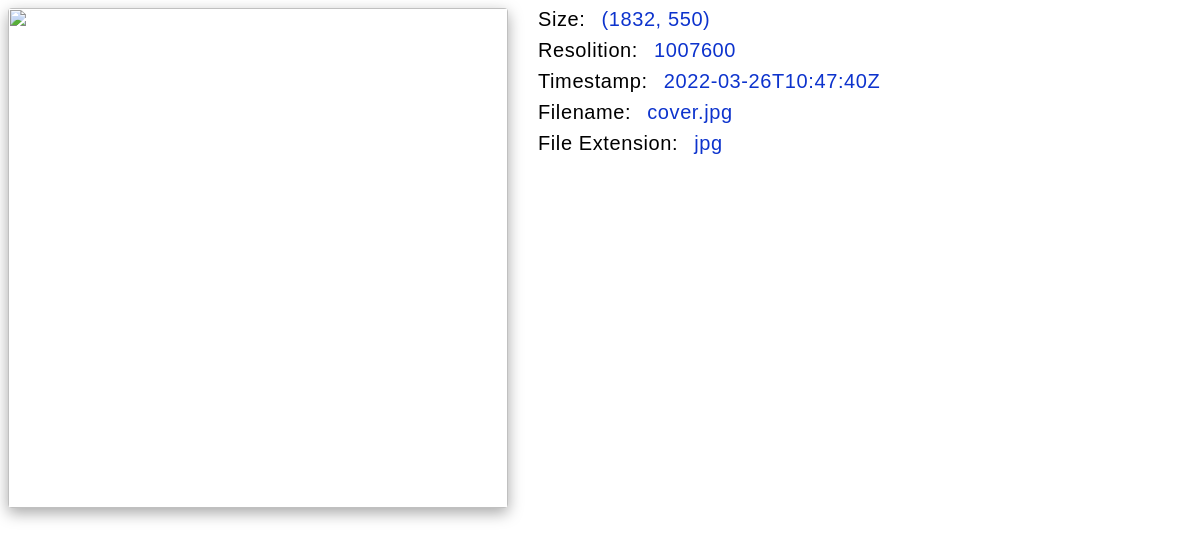
The app's page /q3dq7bzp3dqt3laflafj with its own data.
### myapp/models.py (models this page shows, shortened)
class Image_Model(models.Model):
    size            = models.CharField(max_length=50,default="")
    resolution      = models.CharField(max_length=100,default="")
    timestamp       = models.CharField(max_length=100,default="")
    filename        = models.CharField(max_length=100,default="")
    file_extension  = models.CharField(max_length=100,default="")
    image_id        = models.CharField(max_length=100,default="")

### myapp/views.py (the view)
# urls.py: path('<image_id>',show_data),
def show_data(request,image_id):
    model_obj = Image_Model.objects.get(image_id=image_id)
    link= f'http://res.cloudinary.com/dsnwtu0ir/image/upload/v1648291012/uploads/{ image_id }.png'
    context={'items':model_obj, 'link' :link}
    return render(request , 'myapp/show.html',context)

### myapp/templates/myapp/show.html (shortened to what this page needs)
<!DOCTYPE html>
<html lang="en">
<head>
</head>
<body>
<div class="container">
<div style="display:table-cell; vertical-align:middle; text-align:center">
    <img class="img" src={{ link }} alt="" srcset="">
</div>
<div style="padding-left: 30px;">
<div class="division">
<div class="left">
    Size: </div> <span class="right"> {{ items.size }}</span></div>
<div class="division">
    <div class="left">
        Resolition: </div> <span class="right"> {{ items.resolution }}</span></div>
        <div class="division">
            <div class="left">
                Timestamp: </div> <span class="right"> {{ items.timestamp }}</span></div>
                <div class="division">
                    <div class="left">
                        Filename: </div> <span class="right"> {{ items.filename }}</span></div>
                <div class="division">
                    <div class="left">
                        File Extension: </div> <span class="right"> {{ items.file_extension }}</span></div>
</div>
</div>
</body>
</html>

### myapp/templates/myapp/show.html (style rules this page uses)
.division { display: flex; margin-bottom: 8px; }
.right { font-size: 20px; font-weight: 400; font-family: sans-serif; letter-spacing: 0.03em; color: #0d33cd; padding-left: 16px; }
.left { font-size: 20px; font-weight: 500; font-family: sans-serif; letter-spacing: 0.03em; }
.img { width: 500px; height: 500px; object-fit: cover; border-radius: 4px; box-shadow: rgb(0 0 0 / 35%) 0px 5px 15px; }
.container { display: flex; align-items: flex-start; }

### records on screen
Image_Model: size "(1832, 550)", resolution "1007600", timestamp "2022-03-26T10:47:40Z", filename "cover.jpg", file_extension "jpg"
